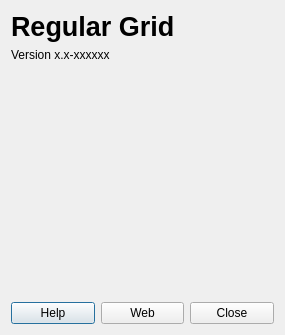
<?xml version="1.0" encoding="UTF-8"?>
<ui version="4.0">
 <class>CadToolsAbout</class>
 <widget class="QDialog" name="CadToolsAbout">
  <property name="geometry">
   <rect>
    <x>0</x>
    <y>0</y>
    <width>285</width>
    <height>335</height>
   </rect>
  </property>
  <property name="windowTitle">
   <string>Regular Grid about</string>
  </property>
  <layout class="QGridLayout">
   <item row="2" column="0" colspan="3">
    <widget class="QTextEdit" name="txtAbout">
     <property name="palette">
      <palette>
       <active>
        <colorrole role="Base">
         <brush brushstyle="SolidPattern">
          <color alpha="0">
           <red>0</red>
           <green>0</green>
           <blue>0</blue>
          </color>
         </brush>
        </colorrole>
       </active>
       <inactive>
        <colorrole role="Base">
         <brush brushstyle="SolidPattern">
          <color alpha="0">
           <red>0</red>
           <green>0</green>
           <blue>0</blue>
          </color>
         </brush>
        </colorrole>
       </inactive>
       <disabled>
        <colorrole role="Base">
         <brush brushstyle="SolidPattern">
          <color alpha="255">
           <red>255</red>
           <green>255</green>
           <blue>255</blue>
          </color>
         </brush>
        </colorrole>
       </disabled>
      </palette>
     </property>
     <property name="autoFillBackground">
      <bool>true</bool>
     </property>
     <property name="frameShape">
      <enum>QFrame::NoFrame</enum>
     </property>
     <property name="frameShadow">
      <enum>QFrame::Plain</enum>
     </property>
     <property name="readOnly">
      <bool>true</bool>
     </property>
     <property name="html">
      <string>&lt;!DOCTYPE HTML PUBLIC &quot;-//W3C//DTD HTML 4.0//EN&quot; &quot;http://www.w3.org/TR/REC-html40/strict.dtd&quot;&gt;
&lt;html&gt;&lt;head&gt;&lt;meta name=&quot;qrichtext&quot; content=&quot;1&quot; /&gt;&lt;style type=&quot;text/css&quot;&gt;
p, li { white-space: pre-wrap; }
&lt;/style&gt;&lt;/head&gt;&lt;body style=&quot; font-family:'MS Shell Dlg 2'; font-size:8.25pt; font-weight:400; font-style:normal;&quot;&gt;
&lt;p style=&quot;-qt-paragraph-type:empty; margin-top:0px; margin-bottom:0px; margin-left:0px; margin-right:0px; -qt-block-indent:0; text-indent:0px; font-family:'Sans Serif'; font-size:9pt;&quot;&gt;&lt;br /&gt;&lt;/p&gt;&lt;/body&gt;&lt;/html&gt;</string>
     </property>
    </widget>
   </item>
   <item row="3" column="1">
    <spacer>
     <property name="orientation">
      <enum>Qt::Vertical</enum>
     </property>
     <property name="sizeHint" stdset="0">
      <size>
       <width>20</width>
       <height>40</height>
      </size>
     </property>
    </spacer>
   </item>
   <item row="4" column="0">
    <widget class="QPushButton" name="btnHelp">
     <property name="text">
      <string>Help</string>
     </property>
    </widget>
   </item>
   <item row="4" column="2">
    <widget class="QPushButton" name="btnClose">
     <property name="text">
      <string>Close</string>
     </property>
    </widget>
   </item>
   <item row="4" column="1">
    <widget class="QPushButton" name="btnWeb">
     <property name="text">
      <string>Web</string>
     </property>
    </widget>
   </item>
   <item row="1" column="0" colspan="2">
    <widget class="QLabel" name="lblVersion">
     <property name="text">
      <string>Version x.x-xxxxxx</string>
     </property>
    </widget>
   </item>
   <item row="0" column="0" colspan="2">
    <widget class="QLabel" name="lblTitle">
     <property name="font">
      <font>
       <pointsize>20</pointsize>
       <weight>75</weight>
       <bold>true</bold>
      </font>
     </property>
     <property name="text">
      <string>Regular Grid</string>
     </property>
     <property name="textFormat">
      <enum>Qt::RichText</enum>
     </property>
    </widget>
   </item>
  </layout>
 </widget>
 <resources/>
 <connections>
  <connection>
   <sender>btnClose</sender>
   <signal>clicked()</signal>
   <receiver>CadToolsAbout</receiver>
   <slot>reject()</slot>
   <hints>
    <hint type="sourcelabel">
     <x>325</x>
     <y>279</y>
    </hint>
    <hint type="destinationlabel">
     <x>267</x>
     <y>266</y>
    </hint>
   </hints>
  </connection>
 </connections>
</ui>
